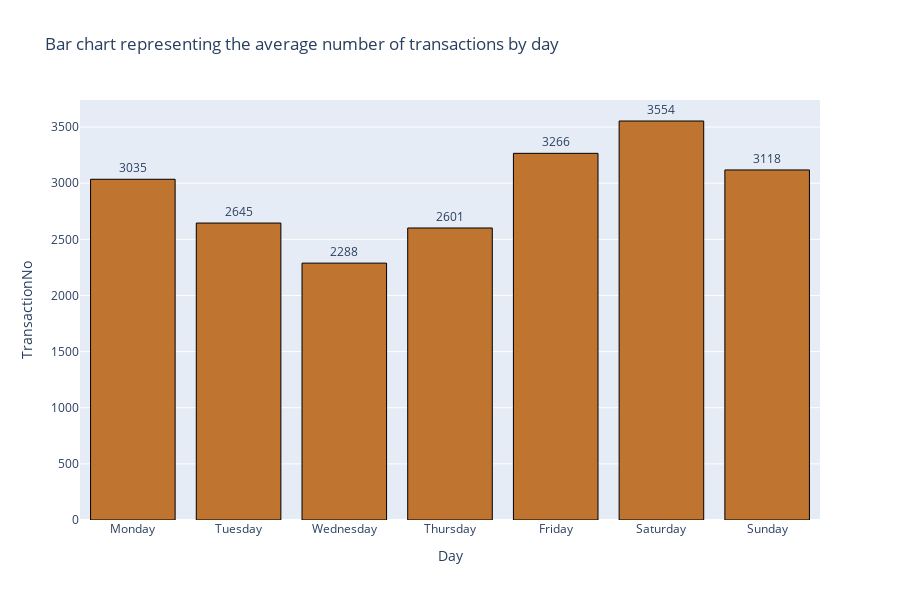

The notebook cell this image was saved under:
### Markdown cell above
#### Transaction by day of the week

### Code cell
#visualize transactions by day
avg_trans_day = data.groupby('Day')['TransactionNo'].count().reset_index()

# Define order for the 'Daypart' categories
daypart_order = ['Morning', 'Afternoon', 'Evening', 'Night'] 
# Define order of 'Day' categories
day_order = ['Monday', 'Tuesday', 'Wednesday', 'Thursday', 'Friday', 'Saturday', 'Sunday']

fig=px.bar(avg_trans_day,
           x='Day',
           y='TransactionNo',
           title="Bar chart representing the average number of transactions by day",
           category_orders={'Day': day_order},  # Specify the order here
           text='TransactionNo'  # display values on the bars
           )

# Update the appearance of the bars
fig.update_traces(marker_color='#bf7530',
                  marker_line_color='black',
                  marker_line_width=1, textposition='outside'
                  )
# Adjust the height of the figure
fig.update_layout(height=600)  
# Show the plot
fig.show()

### Figure 1 — Plotly figure (JSON) as saved in the notebook; plotly's stock layout.template omitted (floating-point values rounded to 4 significant figures)
{"data": [{"alignmentgroup": "True", "hovertemplate": "Day=%{x}<br>TransactionNo=%{text}<extra></extra>", "legendgroup": "", "marker": {"color": "#bf7530", "line": {"color": "black", "width": 1}}, "name": "", "offsetgroup": "", "orientation": "v", "showlegend": false, "text": [3266, 3035, 3554, 3118, 2601, 2645, 2288], "textposition": "outside", "type": "bar", "x": ["Friday", "Monday", "Saturday", "Sunday", "Thursday", "Tuesday", "Wednesday"], "xaxis": "x", "y": [3266, 3035, 3554, 3118, 2601, 2645, 2288], "yaxis": "y"}], "layout": {"barmode": "relative", "height": 600, "legend": {"tracegroupgap": 0}, "title": {"text": "Bar chart representing the average number of transactions by day"}, "xaxis": {"anchor": "y", "categoryarray": ["Monday", "Tuesday", "Wednesday", "Thursday", "Friday", "Saturday", "Sunday"], "categoryorder": "array", "domain": [0, 1], "title": {"text": "Day"}}, "yaxis": {"anchor": "x", "domain": [0, 1], "title": {"text": "TransactionNo"}}}}
